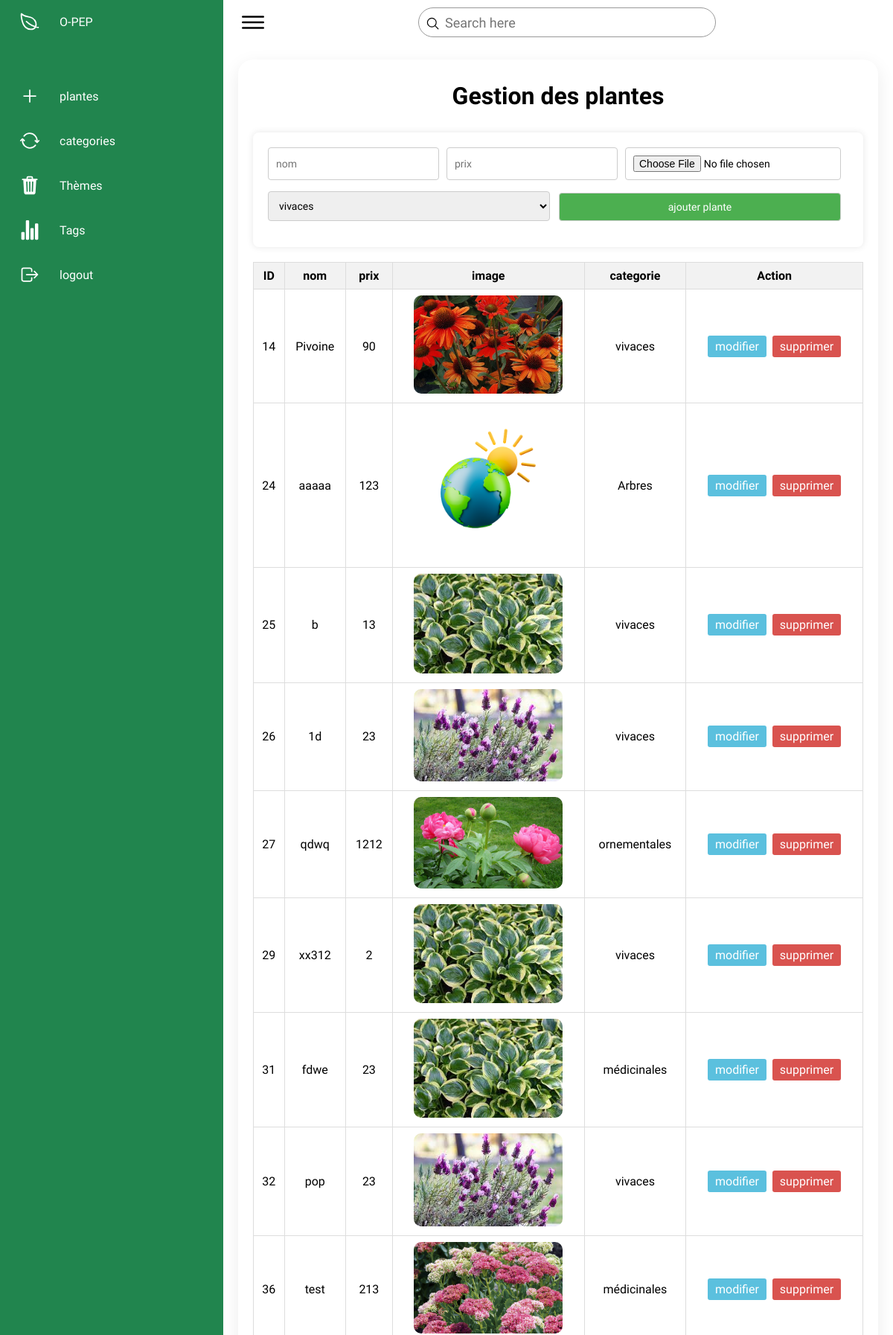
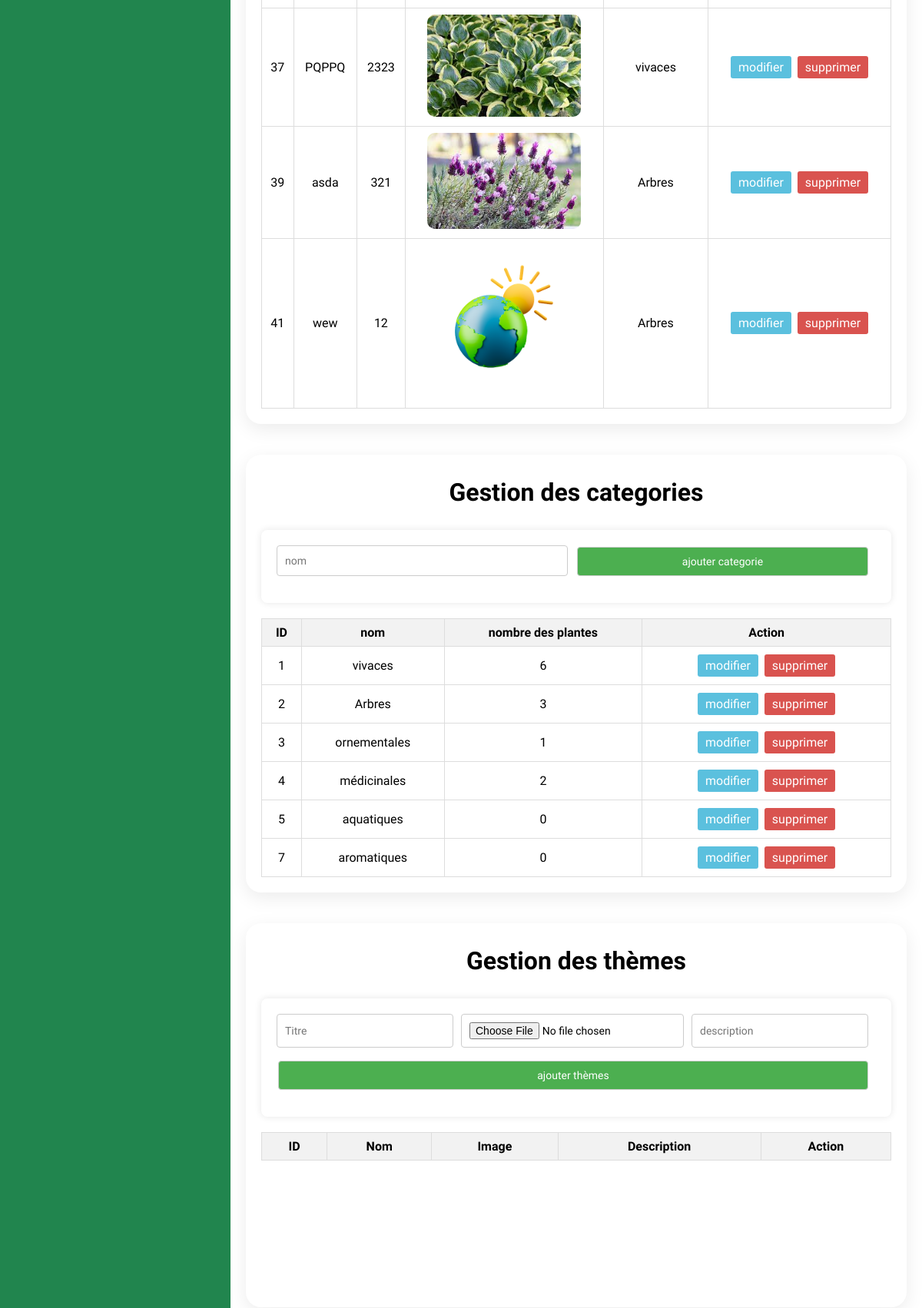
Page /pages/dashboard.php (signed in, upper part) on the committed database (2 pictures, top to bottom).
### tables this page shows
CREATE TABLE `plante` (
  `idPlante` int(11) NOT NULL,
  `nom` varchar(25) NOT NULL,
  `prix` double NOT NULL,
  `image` text NOT NULL,
  `idCategorie` int(11) NOT NULL
);

CREATE TABLE `categorie` (
  `idCategorie` int(11) NOT NULL,
  `nomCateorie` varchar(25) DEFAULT NULL
);

### pages/dashboard.php (the view, shortened to what this page needs)
<?php
require "../includes/dbh.inc.php";
?>
<!DOCTYPE html>
<html lang="en">
<head>
    <link rel="stylesheet" href="../assets/css/style.css">
</head>
<body>
    <div class="container">
        <div class="navigation">
            <ul>
                <li>
                    <a href="./dashboard.php">
                        <span class="icon">
                            <ion-icon name="leaf-outline"></ion-icon>
                        </span>
                        <span class="title">O-PEP</span>
                    </a>
                </li>
                <li>
                    <a href="#plantes">
                        <span class="icon">
                            <ion-icon name="add"></ion-icon>
                        </span>
                        <span class="title">plantes</span>
                    </a>
                </li>
                <li>
                    <a href="#categories">
                        <span class="icon">
                            <ion-icon name="sync"></ion-icon>
                        </span>
                        <span class="title">categories</span>
                    </a>
                </li>
                <li>
                    <a href="#">
                        <span class="icon">
                            <ion-icon name="trash"></ion-icon>
                        </span>
                        <span class="title">Thèmes</span>
                    </a>
                </li>
                <li>
                    <a href="#">
                        <span class="icon">
                            <ion-icon name="stats-chart"></ion-icon>
                        </span>
                        <span class="title">Tags</span>
                    </a>
                </li>
                <li>
                    <a href="../includes/logout.inc.php">
                        <span class="icon">
                            <ion-icon name="log-out-outline"></ion-icon>
                        </span>
                        <span class='title'>logout</div>
        </div>
        <div class="main">
            <div class="topbar">
                <div class="toggle">
                    <ion-icon name="menu-outline"></ion-icon>
                </div>
                <div class="search">
                    <label>
                        <input type="text" placeholder="Search here">
                        <ion-icon name="search-outline"></ion-icon>
                    </label>
                </div>
            </div>
            <div class="details" id="plantes">
                <div class="box">
                    <div class="">
                        <h1>Gestion des plantes</h1>
                        <form class="form" action="../includes/ajouter.inc.php" method="post"
                            enctype="multipart/form-data">
                            <input name="nomPlante" type="text" placeholder="nom">
                            <input name="pricePlante" type="number" placeholder="prix">
                            <input name="imagePlante" type="file">
                            <select name="catPlante" id="">
                                <?php
                                $sql = "select * from categorie ;";
                                $request = mysqli_query($conn, $sql);
                                while ($row = mysqli_fetch_row($request)) {
                                    ?>
                                    <option value="<?php echo $row[0] ?>">
                                        <?php echo $row[1] ?>
                                    </option>
                                    <?php
                                }
                                ?>
                            </select>
                            <button class="btn btn-add" name="ajouterPlante">
                                ajouter plante
                            </button>
                        </form>
                        <table class="table">
                            <thead>
                                <tr>
                                    <th>ID</th>
                                    <th>nom</th>
                                    <th>prix</th>
                                    <th>image</th>
                                    <th>categorie</th>
                                    <th>Action</th>
                                </tr>
                            </thead>
                            <tbody style="text-align: center;">
                                <?php
                                $sql = "SELECT plante.*, categorie.nomCateorie FROM plante JOIN categorie ON plante.idCategorie = categorie.idCategorie";
                                $request = mysqli_query($conn, $sql);
                                while ($row = mysqli_fetch_row($request)) {
                                    ?>
                                    <tr>
                                        <td style="text-align: center;">
                                            <?php echo $row[0] ?>
                                        </td>
                                        <td style="text-align: center;">
                                            <?php echo $row[1] ?>
                                        </td>
                                        <td style="text-align: center;">
                                            <?php echo $row[2] ?>
                                        </td>
                                        <td style="text-align: center;">
                                            <img src="../uploads/<?php echo $row[3] ?>" alt="<?php echo $row[3]; ?>"
                                                style="width: 200px; border-radius: 10px;">
                                        </td>
                                        <td style="text-align: center;">
                                            <?php echo $row[5] ?>
                                        </td>
                                        <td style="text-align: center;"><a class="btn btn-info"
                                                href="./modifierPlante.php?id=<?php echo $row[0]; ?>">modifier</a>&nbsp;<a
                                                class="btn btn-danger"
                                                href="../includes/deletePlante.inc.php?id=<?php echo $row[0]; ?>">supprimer</a>
                                        </td>
                                    </tr>
                                    <?php
                                }
                                ?>
                            </tbody>
                        </table>
                    </div>
                </div>
            </div>
            <div class="details" id="categories">
                <div class="box">
                    <div class="">
                        <h1>Gestion des categories</h1>
                        <form class="form" action="../includes/ajouterCateg.inc.php" method="post">
                            <input name="nomCateg" type="text" placeholder="nom">
                            <button class="btn btn-add" name="ajouterCateg">
                                ajouter categorie
                            </button>
                        </form>
                        <table class="table">
                            <thead>
                                <tr>
                                    <th>ID</th>
                                    <th>nom</th>
                                    <th>nombre des plantes</th>
                                    <th>Action</th>
                                </tr>
                            </thead>
                            <tbody style="text-align: center;">
                                <?php
                                $sql = "SELECT categorie.*, COUNT(plante.idPlante) AS plantCount FROM categorie LEFT JOIN plante ON categorie.idCategorie = plante.idCategorie GROUP BY categorie.idCategorie;";
                                $request = mysqli_query($conn, $sql);
                                while ($row = mysqli_fetch_row($request)) {
                                    ?>
                                    <tr>
                                        <td style="text-align: center;">
                                            <?php echo $row[0] ?>
                                        </td>
                                        <td style="text-align: center;">
                                            <?php echo $row[1] ?>
                                        </td>
                                        <td style="text-align: center;">
                                            <?php echo $row[2] ?>
                                        </td>
                                        <td style="text-align: center;"><a class="btn btn-info"
                                                href="./modifierCateg.php?id=<?php echo $row[0]; ?>">modifier</a>&nbsp;<a
                                                class="btn btn-danger"
                                                href="../includes/deleteCateg.inc.php?id=<?php echo $row[0]; ?>">supprimer</a>
                                        </td>
                                    </tr>
                                    <?php
                                }
                                ?>
                            </tbody>
                        </table>
                    </div>
                </div>
            </div>
            <div class="details" id="themes">
                <div class="box">
                    <div class="">
                        <h1>Gestion des thèmes</h1>
                        <form class="form" action="../includes/ajouterTheme.inc.php" method="post"
                            enctype="application/x-www-form-urlencoded">
                            <input name="nomTheme" type="text" placeholder="Titre">
                            <input name="imageTheme" type="file" placeholder="">
                            <input name="descriptionTheme" type="text" placeholder="description">
                            <button class="btn btn-add" name="ajouterTheme">
                                ajouter thèmes
                            </button>
                        </form>
                        <table class="table">
                            <thead>
                                <tr>
                                    <th>ID</th>
                                    <th>Nom</th>
                                    <th>Image</th>
                                    <th>Description</th>
                                    <th>Action</th>
                                </tr>
                            </thead>
                        </table>
                    </div>
                </div>
            </div>
</body>
</html>

### assets/css/style.css (style rules this page uses)
* { font-family: "Ubuntu", sans-serif; margin: 0; padding: 0; box-sizing: border-box; }
:root { --blue: #21854e; --white: #fff; --gray: #f5f5f5; --black1: #222; --black2: #999; }
body { min-height: 100vh; overflow-x: hidden; }
.container { position: relative; width: 100%; }
.navigation { position: fixed; width: 300px; height: 100%; background: var(--blue); border-left: 10px solid var(--blue); transition: 0.5s; overflow: hidden; }
.navigation ul { position: absolute; top: 0; left: 0; width: 100%; }
.navigation ul li { position: relative; width: 100%; list-style: none; border-top-left-radius: 30px; border-bottom-left-radius: 30px; }
.navigation ul li:nth-child(1) { margin-bottom: 40px; pointer-events: none; }
.navigation ul li a { position: relative; display: block; width: 100%; display: flex; text-decoration: none; color: var(--white); }
.navigation ul li a .icon { position: relative; display: block; min-width: 60px; height: 60px; line-height: 75px; text-align: center; }
.navigation ul li a .icon ion-icon { font-size: 1.75rem; }
.navigation ul li a .title { position: relative; display: block; padding: 0 10px; height: 60px; line-height: 60px; text-align: start; white-space: nowrap; }
.main { position: absolute; width: calc(100% - 300px); left: 300px; min-height: 100vh; background: var(--white); transition: 0.5s; }
.topbar { width: 96%; height: 60px; display: flex; justify-content: space-between; align-items: center; padding: 0 10px; }
.toggle { position: relative; width: 60px; height: 60px; display: flex; justify-content: center; align-items: center; font-size: 2.5rem; cursor: pointer; }
.search { position: relative; width: 400px; margin: 0 10px; }
.search label { position: relative; width: 100%; }
.search label input { width: 100%; height: 40px; border-radius: 40px; padding: 5px 20px; padding-left: 35px; font-size: 18px; outline: none; border: 1px solid var(--black2); }
.search label ion-icon { position: absolute; top: 0; left: 10px; font-size: 1.2rem; }
.details { position: relative; width: 100%; padding: 20px; }
.details .box { position: relative; display: grid; min-height: 500px; background: var(--white); padding: 20px; box-shadow: 0 7px 25px rgba(0, 0, 0, 0.08); border-radius: 20px; }

### pages/dashboard.php (style rules this page uses)
.table { width: 100%; border-collapse: collapse; margin-top: 20px; }
.table th, .table td { border: 1px solid #ddd; padding: 8px; text-align: left; }
.table th { background-color: #f2f2f2; text-align: center; }
.btn { padding: 5px 10px; text-decoration: none; display: inline-block; margin: 2px; border-radius: 3px; cursor: pointer; }
.btn-info { background-color: #5bc0de; color: #fff; }
.btn-add { background-color: #040; color: #fff; }
.btn-danger { background-color: #d9534f; color: #fff; }
form.form { background-color: #fff; padding: 20px; border-radius: 8px; box-shadow: 0 0 10px rgba(0, 0, 0, 0.1); display: flex; flex-wrap: wrap; width: 100%; }
.form input, .form select, .form button { flex: 1; margin-bottom: 15px; padding: 10px; box-sizing: border-box; border: 1px solid #ccc; border-radius: 4px; font-size: 14px; margin-right: 10px; }
.form button { background-color: #4caf50; color: #fff; cursor: pointer; }
.box h1 { text-align: center; margin: 10px 0 30px; }

### rows in the picture
plante: idPlante "14", nom "Pivoine", prix "90", image (picture), idCategorie.nomCateorie "vivaces"
plante: idPlante "24", nom "aaaaa", prix "123", image (picture), idCategorie.nomCateorie "Arbres"
plante: idPlante "25", nom "b", prix "13", image (picture), idCategorie.nomCateorie "vivaces"
plante: idPlante "26", nom "1d", prix "23", image (picture), idCategorie.nomCateorie "vivaces"
plante: idPlante "27", nom "qdwq", prix "1212", image (picture), idCategorie.nomCateorie "ornementales"
plante: idPlante "29", nom "xx312", prix "2", image (picture), idCategorie.nomCateorie "vivaces"
plante: idPlante "31", nom "fdwe", prix "23", image (picture), idCategorie.nomCateorie "médicinales"
plante: idPlante "32", nom "pop", prix "23", image (picture), idCategorie.nomCateorie "vivaces"
plante: idPlante "36", nom "test", prix "213", image (picture), idCategorie.nomCateorie "médicinales"
plante: idPlante "37", nom "PQPPQ", prix "2323", image (picture), idCategorie.nomCateorie "vivaces"
plante: idPlante "39", nom "asda", prix "321", image (picture), idCategorie.nomCateorie "Arbres"
plante: idPlante "41", nom "wew", prix "12", image (picture), idCategorie.nomCateorie "Arbres"
categorie: idCategorie "1", nomCateorie "vivaces", row "6"
categorie: idCategorie "2", nomCateorie "Arbres", row "3"
categorie: idCategorie "3", nomCateorie "ornementales", row "1"
categorie: idCategorie "4", nomCateorie "médicinales", row "2"
categorie: idCategorie "5", nomCateorie "aquatiques", row "0"
categorie: idCategorie "7", nomCateorie "aromatiques", row "0"

### other values in the picture
form field catPlante "vivaces"
